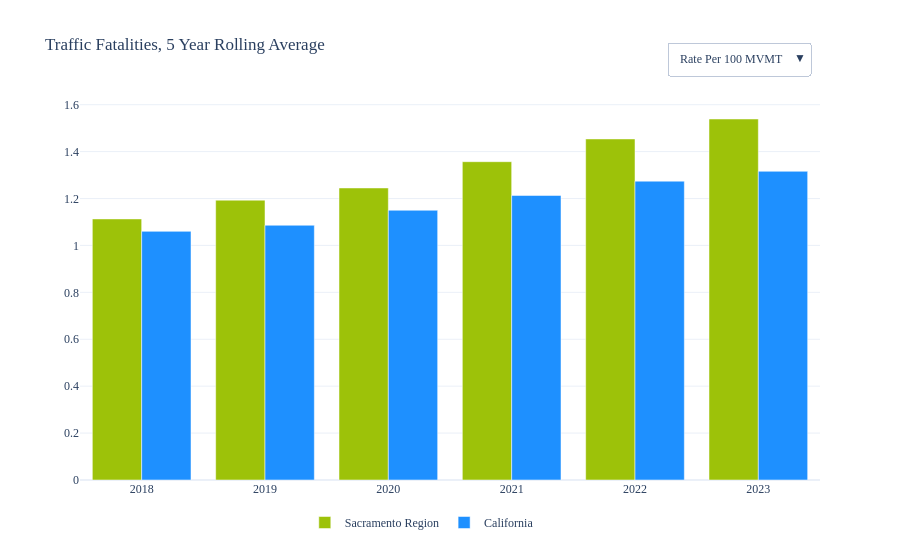

The code cell stored with this chart in its notebook:
### Markdown cell above
***

Safety_1

***

### Code cell
indicator = 'Safety_1'
plot_name = 'toggle_fatality_rate'


df_mpo   = pd.read_excel(PATH_PLOTS/'Data'/f"{indicator} MPO TIMS.xlsx"      , sheet_name = 'MPO'      )
df_state = pd.read_excel(PATH_PLOTS/'Data'/f"{indicator} Statewide TIMS.xlsx", sheet_name = 'Statewide')


df_plot1 = df_mpo  .copy()
df_plot2 = df_state.copy()


df_plot1 = df_plot1.rename(columns = {'MPO'  :'Geography'})
df_plot1['Geography'] = 'Sacramento Region'
df_plot2 = df_plot2.rename(columns = {'State':'Geography'})
df_plot2['Geography'] = 'California'

df_plot = pd.concat([df_plot1, df_plot2])
df_plot = df_plot.sort_values(['Geography', 'Year'], ascending = [False, True])
df_plot = df_plot.reset_index(drop = True)

display(df_plot.head(), df_plot.tail())


color_map  = {
    'Sacramento Region': '#9DC209'
    , 'California': '#1E90FF'
}

fig=go.Figure()

for geography, color in color_map.items():
    df_cat = df_plot[df_plot['Geography'] == geography]
    df_cat=df_cat.sort_values('Year',ascending=True)
    df_cat=df_cat.dropna(subset=['Fatalities 100 mvmt_5 Year Rolling Average'])

    fig.add_trace(go.Bar(
        x=df_cat['Year'],
        y=df_cat['Fatalities 100 mvmt_5 Year Rolling Average'],
        name=geography,
        marker=dict(color=color),
        hovertemplate='%{y}'
    ))

for geography, color in color_map.items():
    df_cat = df_plot[df_plot['Geography'] == geography]
    df_cat=df_cat.sort_values('Year',ascending=True)
    df_cat=df_cat.dropna(subset=['Fatalities_5 Year Rolling Average'])
    
    fig.add_trace(go.Bar(
        x=df_cat['Year'],
        y=df_cat['Fatalities_5 Year Rolling Average'],
        name=geography,
        marker=dict(color=color),
        hovertemplate='%{y}',
        visible=False
    ))

# Create buttons for toggling
buttons = [
    dict(
        label='Rate Per 100 MVMT',
        method='update',
        args=[
            {'visible': [True, True,False, False]}
        ]
    ),
    dict(
        label='Total',
        method='update',
        args=[
            {'visible': [False, False, True, True]},
            {'xaxis': {'tickangle': 0}}
        ]
    )
]

# Add dropdown menu to layout
fig.update_layout(
    updatemenus=[
        dict(
            buttons=buttons,
            direction="down",
            pad={"r": 10, "t": 10},
            showactive=True,
            x=1,
            xanchor="right",
            y=1.18,
            yanchor="top"
        )
    ]
)

title = 'Traffic Fatalities, 5 Year Rolling Average'

fig.update_traces(hovertemplate='%{y}')
fig.update_layout(legend=dict(orientation="h", yanchor="bottom", y=-0.15,xanchor="right", x=0.62))

pt.plot_agol(fig, export, title, indicator, plot_name)

### Figure 1 — Plotly figure (JSON) as saved in the notebook; plotly's stock layout.template omitted (floating-point values rounded to 4 significant figures)
{"data": [{"hovertemplate": "%{y}", "marker": {"color": "#9DC209"}, "name": "Sacramento Region", "type": "bar", "x": [2018, 2019, 2020, 2021, 2022, 2023], "y": [1.113, 1.193, 1.245, 1.357, 1.454, 1.539]}, {"hovertemplate": "%{y}", "marker": {"color": "#1E90FF"}, "name": "California", "type": "bar", "x": [2018, 2019, 2020, 2021, 2022, 2023], "y": [1.06, 1.086, 1.15, 1.213, 1.274, 1.316]}, {"hovertemplate": "%{y}", "marker": {"color": "#9DC209"}, "name": "Sacramento Region", "type": "bar", "visible": false, "x": [2018, 2019, 2020, 2021, 2022, 2023, 2024], "y": [244, 265.2, 269.6, 285.8, 299, 311.6, 303.4]}, {"hovertemplate": "%{y}", "marker": {"color": "#1E90FF"}, "name": "California", "type": "bar", "visible": false, "x": [2018, 2019, 2020, 2021, 2022, 2023, 2024], "y": [3625.0, 3747.0, 3856.0, 3981.0, 4107.0, 4175, 4162.0]}], "layout": {"font": {"family": "Microsoft YaHei"}, "legend": {"orientation": "h", "title": {}, "x": 0.62, "xanchor": "right", "y": -0.15, "yanchor": "bottom"}, "title": {"text": "Traffic Fatalities, 5 Year Rolling Average"}, "updatemenus": [{"buttons": [{"args": [{"visible": [true, true, false, false]}], "label": "Rate Per 100 MVMT", "method": "update"}, {"args": [{"visible": [false, false, true, true]}, {"xaxis": {"tickangle": 0}}], "label": "Total", "method": "update"}], "direction": "down", "pad": {"r": 10, "t": 10}, "showactive": true, "x": 1, "xanchor": "right", "y": 1.18, "yanchor": "top"}], "xaxis": {"tickfont": {"size": 12}, "title": {}}, "yaxis": {"tickfont": {"size": 12}, "title": {}}}}
